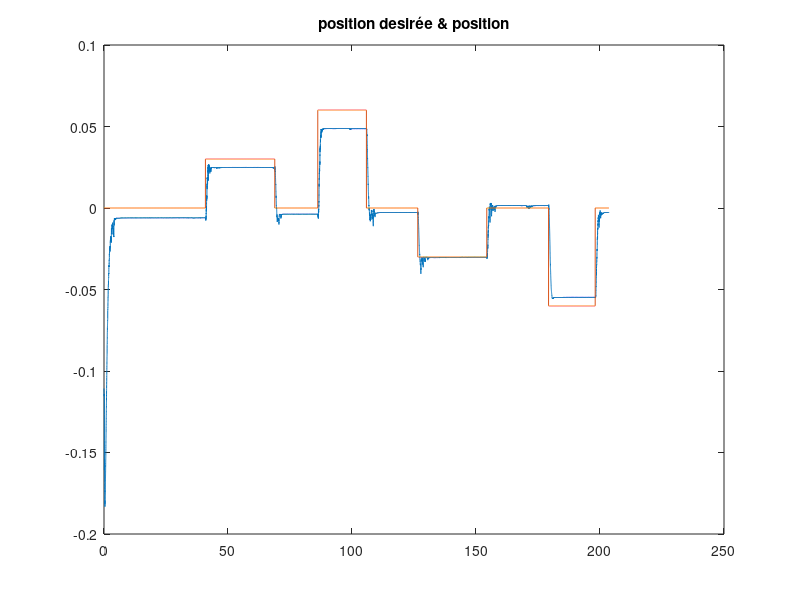

This chart was generated by the following MATLAB code:
% Analyse Err fréquentiel
clc; clear all; close all;

load("BE_frequentiel.mat");

figure()
plot(tsim, x_balle)
hold on
plot(tsim, xd_balle)
%legend('Position', 'Position désirée')
title('position desirée & position')


% 1 s = 200 pts
t_0_3  = tsim(6401:10001);   % 0 à 3, 32 à 50
t_3_0  = tsim(13001: 15001); % 3 à 0, 65 à 75
t_0_6  = tsim(16001: 19001); % 0 à 6, 80 à 95
t_6_0  = tsim(20001: 23001); % 6 à 0, 100 à 115
t_0_m3 = tsim(25001: 27001); % 0 à -3, 125 à 135
t_m3_0 = tsim(30001: 32001); % -3 à 0, 150 à 160
t_0_m6 = tsim(35001: 37001); % 0 à -6, 175 à 185
t_m6_0 = tsim(39001: end);   % -6 à 0, 195 à 203 (end)